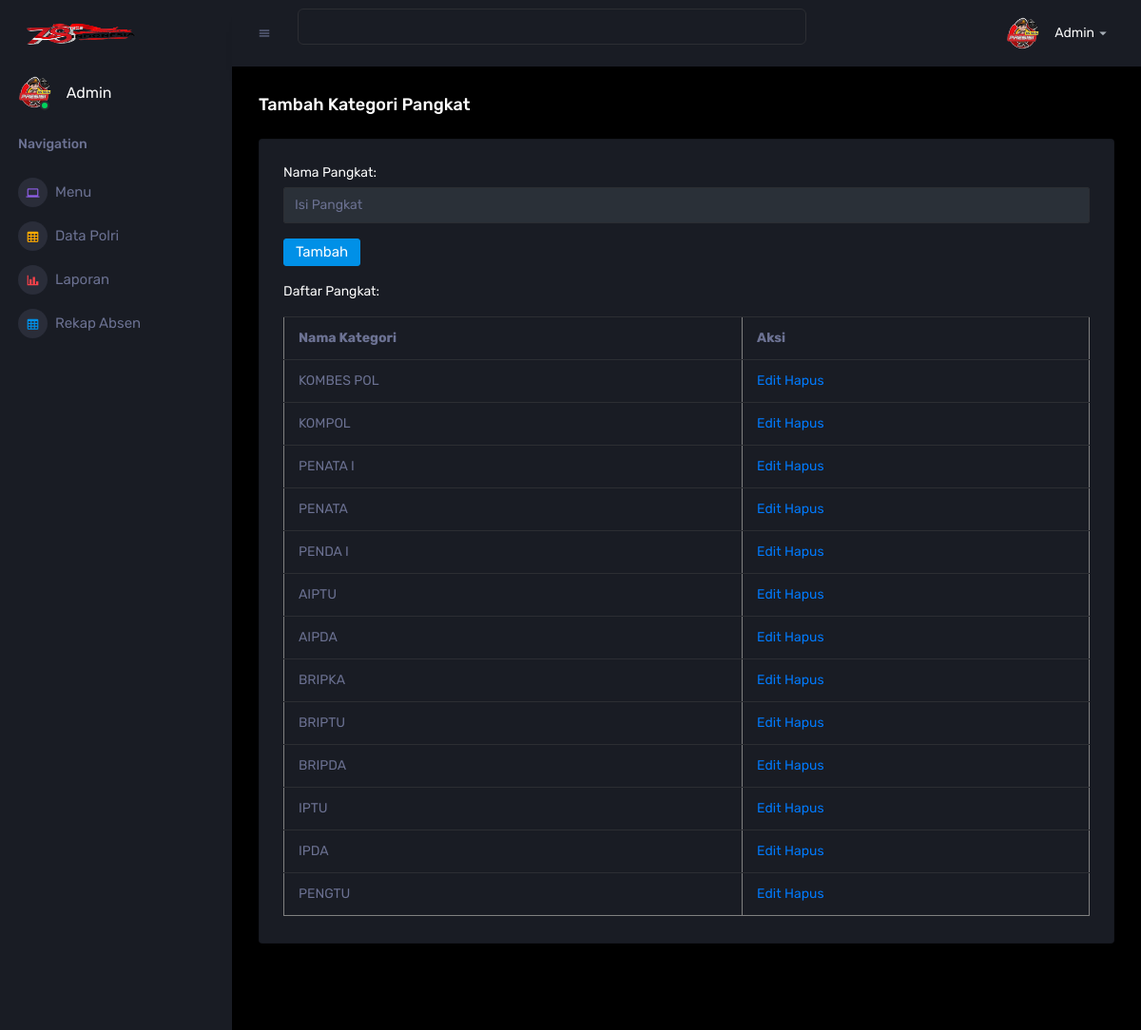
/admin/input_pangkat.php, run on the app's committed database.
### tables this page shows
CREATE TABLE `pangkat` (
  `id_pangkat` int(11) NOT NULL,
  `nama_pangkat` varchar(20) NOT NULL
);

### admin/input_pangkat.php (the view, shortened to what this page needs)
<?php include 'tools/header.php';
include 'tools/config.php';
?>
<body>
<?php include 'tools/sidebar.php'; ?>
    <div class="container-fluid page-body-wrapper">
      <?php include 'tools/nav.php'; ?>
      <div class="main-panel">
        <div class="content-wrapper">
          <div class="page-header">
            <h3 class="page-title"> Tambah Kategori Pangkat</h3>
          </div>
          <div class="row">
            <div class="col-12 grid-margin stretch-card">
              <div class="card">
                <div class="card-body">
                  <form action="tools/kategori_pangkat.php" method="POST" name="">
                    <form class="forms-sample">
                      <div class="form-group">
                        <label for="nama_pangkat">Nama Pangkat:</label>
                        <input type="text" class="form-control" name="nama_pangkat" placeholder="Isi Pangkat" required>
                      </div>
                      <button type="submit" class="btn btn-primary mr-2" value="tambah">Tambah</button>
                    </form>
                  </form>
                  <?php
                  $sql = "SELECT * FROM pangkat";
                  $result = $db->query($sql);
                  if ($result->num_rows > 0) {
                      echo "<p>Daftar Pangkat:</p>";
                      echo "<table border='1' class=table table-bordered>
                              <tr>
                                  <th>Nama Kategori</th>
                                  <th>Aksi</th>
                              </tr>";
                      while ($row = $result->fetch_assoc()) {
                          echo "<tr>
                                  <td>" . $row["nama_pangkat"] . "</td>
                                  <td>
                                      <a href='tools/edit_pangkat.php?id=" . $row["id_pangkat"] . "'>Edit</a>
                                      <a href='tools/hapus_pangkat.php?id=" . $row["id_pangkat"] . "'>Hapus</a>
                                  </td>
                              </tr>";
                      }
                      echo "</table>";
                  } else {
                      echo "Belum ada kategori pangkat.";
                  }
                  ?>
                </div>
              </div>
            </div>
            <footer class="footer">
            </footer>
          </div>
        </div>
      </div>
    </div>
</body>

### data on the page
pangkat: nama_pangkat "KOMBES POL"
pangkat: nama_pangkat "KOMPOL"
pangkat: nama_pangkat "PENATA I"
pangkat: nama_pangkat "PENATA"
pangkat: nama_pangkat "PENDA I"
pangkat: nama_pangkat "AIPTU"
pangkat: nama_pangkat "AIPDA"
pangkat: nama_pangkat "BRIPKA"
pangkat: nama_pangkat "BRIPTU"
pangkat: nama_pangkat "BRIPDA"
pangkat: nama_pangkat "IPTU"
pangkat: nama_pangkat "IPDA"
pangkat: nama_pangkat "PENGTU"
